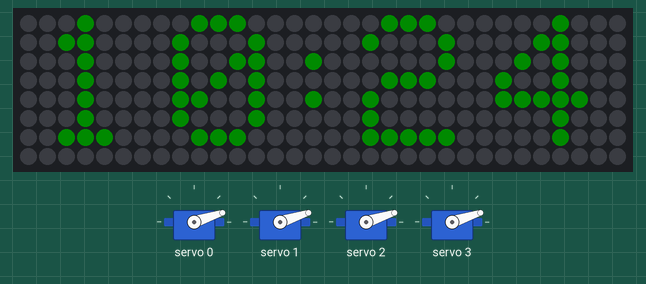
Recording of a sketch running on a simulated ESP8266 (NodeMCU). On the bench: 32×8 RGB LED matrix (first LED top left, wired row by row), 4 × servo. Dim RGB values are drawn brighter than linear; WiFi joins after 1.5 s; servers stay silent unless stated; the local clock reads 2024-03-15 10:24:30 at power-on unless the sketch sets it; what the sketch prints to the serial monitor is not drawn.

Above: at 6.6 s.
At 31.02 s:
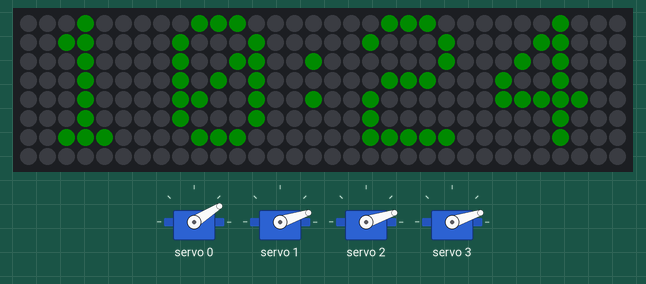
At 37.2 s:
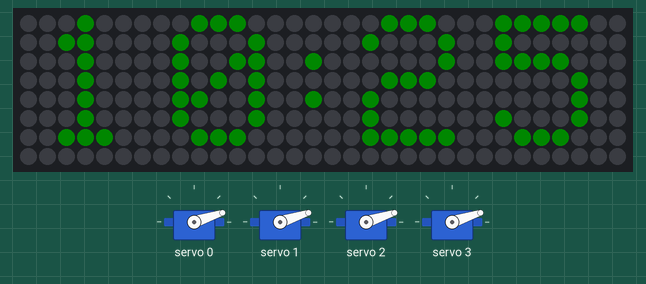
At 96.8 s:
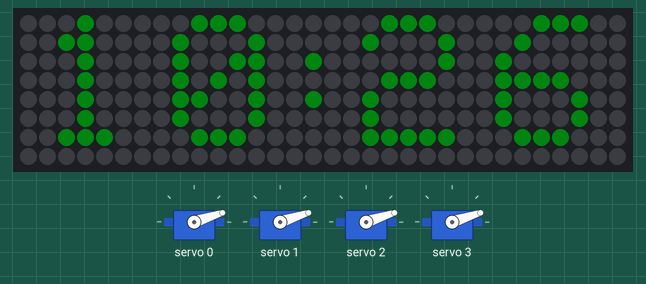
Timing chart, 0 to 98.3 s (numbered marks = the images above):
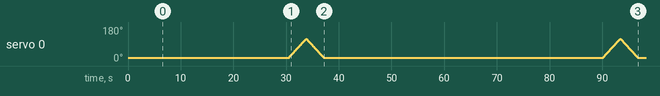

The sketch:

FloatingDisplayClock.ino
```cpp
// (licence header left out)
#include "stepper.h"
#include "clock.h"
#include "LEDMatrix.h"


//-------------------------------------
// s e t u p
//-------------------------------------
void setup()
{
  Serial.begin(9600);
  Serial.print("Floating Display Clock version 1.0\n");

  FastLED.addLeds<CHIPSET, LED_PIN, COLOR_ORDER>(matrixleds, NUMMATRIX).setCorrection(TypicalSMD5050);
  matrix->begin();
  matrix->setTextWrap(false);
  matrix->setBrightness(20);
  matrix->fillScreen(0);
  matrix->show();

  //DisplayTest();
  //delay(1000);
  //blankDigit(3);
  //matrix.show();

  pwm.begin();
  /*
   * In theory the internal oscillator (clock) is 25MHz but it really isn't
   * that precise. You can 'calibrate' this by tweaking this number until
   * you get the PWM update frequency you're expecting!
   * The int.osc. for the PCA9685 chip is a range between about 23-27MHz and
   * is used for calculating things like writeMicroseconds()
   * Analog servos run at ~50 Hz updates, It is importaint to use an
   * oscilloscope in setting the int.osc frequency for the I2C PCA9685 chip.
   * 1) Attach the oscilloscope to one of the PWM signal pins and ground on
   *    the I2C PCA9685 chip you are setting the value for.
   * 2) Adjust setOscillatorFrequency() until the PWM update frequency is the
   *    expected value (50Hz for most ESCs)
   * Setting the value here is specific to each individual I2C PCA9685 chip and
   * affects the calculations for the PWM update frequency.
   * Failure to correctly set the int.osc value will cause unexpected PWM results
   */
  pwm.setOscillatorFrequency(27000000);
  pwm.setPWMFreq(SERVO_FREQ);  // Analog servos run at ~50 Hz updates

  moveAllMin();

  WiFi.mode(WIFI_STA); // explicitly set mode, esp defaults to STA+AP

  //WiFiManager
  //Local intialization. Once its business is done, there is no need to keep it around
  WiFiManager wm;
  //reset settings - for testing
  //wm.resetSettings();

  //fetches ssid and pass and tries to connect
  //if it does not connect it starts an access point with the specified name
  //and goes into a blocking loop awaiting configuration
  if (!wm.autoConnect("FloatingClockAP")) {
    Serial.println("failed to connect Wifi and hit timeout");
    //reset and try again, or maybe put it to deep sleep
    ESP.restart();
    delay(1000);
  }

  configTime(MY_TZ, MY_NTP_SERVER); // configure NTP server and timezone

  delay(1000);

  showTime();

}


//-------------------------------------
// l o o p
//
//
//-------------------------------------
void loop()
{
  runClock();
}
```

Clock.h
```cpp
// (licence header left out)
#ifndef CLOCK_H
#define CLOCK_H

#include "servos.h"
#include "LEDMatrix.h"
#include <ESP8266WiFi.h>            // we need wifi to get internet access
#include <time.h>                   // time() ctime()

#include <WiFiManager.h> // https://github.com/tzapu/WiFiManager

/* Configuration of NTP */
#define MY_NTP_SERVER "de.pool.ntp.org"            // set the best fitting NTP server (pool) for your location
#define MY_TZ "CET-1CEST,M3.5.0,M10.5.0/3"        // https://github.com/nayarsystems/posix_tz_db/blob/master/zones.csv

time_t now;                         // this is the epoch
tm tm;                              // the structure tm holds time information in a more convient way

uint8_t lastMinute;                 // save minute when clock was last updated


// show time
void showTime() {
  time(&now);                       // read the current time
  localtime_r(&now, &tm);           // update the structure tm with the current time

  uint16_t toh = tm.tm_hour / 10;
  uint16_t hour = tm.tm_hour % 10;
  uint16_t tom = tm.tm_min / 10;
  uint16_t min = tm.tm_min % 10;

  // get hue from minute
  byte hue = map(tm.tm_min,0,59,0,255);

  matrix->setTextColor(Wheel(hue));
  showDigit(0, min);
  showDigit(1, tom);
  showColon();
  showDigit(2, hour);
  showDigit(3, toh);

  lastMinute = tm.tm_min;
}

void updateHue() {
  uint16_t toh = tm.tm_hour / 10;
  uint16_t hour = tm.tm_hour % 10;
  uint16_t tom = tm.tm_min / 10;
  uint16_t min = tm.tm_min % 10;
  // get hue from minute
  byte hue = map(tm.tm_min,0,59,0,255);
  matrix->setTextColor(Wheel(hue));
  showDigit(0, min);
  showDigit(1, tom);
  showColon();
  showDigit(2, hour);
  showDigit(3, toh);
}

// draw the current time
void updateDisplay() {

  uint16_t toh = tm.tm_hour / 10;
  uint16_t hour = tm.tm_hour % 10;
  uint16_t tom = tm.tm_min / 10;
  uint16_t min = tm.tm_min % 10;

  // only minutes have changed
  moveServoMax(0);
  blankDigit(3);
  showDigit(0, min);
  moveServoMin(0);

  // time is xx:x0
  if (min==0) {
    moveServoMax(1);
    blankDigit(2);
    showDigit(1, tom);
    moveServoMin(1);
    // time is xx:00
    if (tom==0) {
      moveServoMax(2);
      blankDigit(1);
      showDigit(2, hour);
      showColon();
      moveServoMin(2);
      // time is x0:00
      if (toh==0) {
        moveServoMax(3);
        blankDigit(0);
        showDigit(3, toh);
        moveServoMin(3);
      }
    }
  }
  updateHue();

}


// runs the clock
void runClock() {
  time(&now);                       // read the current time
  localtime_r(&now, &tm);           // update the structure tm with the current time
  if(tm.tm_min!=lastMinute) {
    updateDisplay();
    lastMinute = tm.tm_min;
  }
  delay(1000);
  //EVERY_N_MILLISECONDS(50) {updateHue(); } // flickers!
}


#endif //CLOCK_H
```

LEDMatrix.h
```cpp
// (licence header left out)
#ifndef LEDMATRIX_H
#define LEDMATRIX_H

#include <Adafruit_GFX.h>
//#include <Adafruit_NeoMatrix.h>
//#include <Adafruit_NeoPixel.h>
#include <FastLED.h>
#include <FastLED_NeoMatrix.h>

#define LED_PIN D8

// Adafruit_NeoMatrix matrix = Adafruit_NeoMatrix(8, 8, 4, 1, LED_PIN,
//   NEO_TILE_TOP   + NEO_TILE_RIGHT   + NEO_TILE_COLUMNS   + NEO_TILE_PROGRESSIVE +
//   NEO_MATRIX_TOP + NEO_MATRIX_RIGHT + NEO_MATRIX_COLUMNS + NEO_MATRIX_ZIGZAG,
//   NEO_GRB + NEO_KHZ800);

//const uint16_t colors[] = { matrix.Color(255, 0, 0), matrix.Color(0, 255, 0), matrix.Color(0, 0, 255) };

#define mw 32
#define mh 8
#define NUMMATRIX (mw*mh)

#define COLOR_ORDER GRB
#define CHIPSET     WS2812B

CRGB matrixleds[NUMMATRIX];

FastLED_NeoMatrix *matrix = new FastLED_NeoMatrix(matrixleds, 8, mh, mw/8, 1,
  NEO_MATRIX_TOP     + NEO_MATRIX_RIGHT +
    NEO_MATRIX_COLUMNS + NEO_MATRIX_ZIGZAG +
    NEO_TILE_TOP + NEO_TILE_RIGHT +  NEO_TILE_PROGRESSIVE);

const uint16_t colors[] = {
  matrix->Color(255, 0, 0), matrix->Color(0, 255, 0), matrix->Color(0, 0, 255) };

byte currentHue = 50;

// Input a value 0 to 255 to get a color value.
// The colours are a transition r - g - b - back to r.
uint32_t Wheel(byte WheelPos) {
  WheelPos = 255 - WheelPos;
  if(WheelPos < 85) {
   return matrix->Color(255 - WheelPos * 3, 0, WheelPos * 3);
  } else if(WheelPos < 170) {
    WheelPos -= 85;
   return matrix->Color(0, WheelPos * 3, 255 - WheelPos * 3);
  } else {
   WheelPos -= 170;
   return matrix->Color(WheelPos * 3, 255 - WheelPos * 3, 0);
  }
}

void DisplayTest() {
  matrix->fillScreen(0);
  matrix->setTextColor(colors[1]);

  matrix->setCursor(1, 0);
  matrix->print(F("1"));

  matrix->setCursor(8, 0);
  matrix->print(F("2"));

  matrix->setCursor(13, 0);
  matrix->print(F(":"));

  matrix->setCursor(18, 0);
  matrix->print(F("3"));

  matrix->setCursor(25, 0);
  matrix->print(F("4"));

  matrix->show();
}

void showColon() {
  //matrix->setTextColor(Wheel(currentHue));
  matrix->setCursor(13, 0);
  matrix->print(F(":"));
  matrix->show();
}

void blankDigit(int pos) {
  for(int x=0; x<8; x++) {
    for(int y=0; y<8; y++) {
      matrix->drawPixel(pos*8+x, y, (uint32_t) 0);
    }
  }
  matrix->show();
}

void showDigit(int pos, int digit) {
  //matrix->setTextColor(Wheel(currentHue));
  int cursorX;
  switch (pos) {
      case 0 :
          cursorX = 25; // minutes
          break;
      case 1 :
          cursorX = 18; // tom
          break;
      case 2 :
          cursorX = 8; // hours
          break;
      case 3 :
          cursorX = 1; // toh
          break;
    }
  matrix->setCursor(cursorX, 0);
  matrix->print(String(digit));
  matrix->show();
}


#endif //LEDMATRIX_H
```

servos.h
```cpp
// (licence header left out)
#ifndef SERVOS_H
#define SERVOS_H

#include <Wire.h>
#include <Adafruit_PWMServoDriver.h>

Adafruit_PWMServoDriver pwm = Adafruit_PWMServoDriver();

#define SERVOMIN  150 // This is the 'minimum' pulse length count (out of 4096)
#define SERVOMAX  360 // This is the 'maximum' pulse length count (out of 4096)
#define SERVO_FREQ 50 // Analog servos run at ~50 Hz updates

const uint16_t DELAY = 15;   // delay (ms) between servo position update


// put servos to sleep
//
void sleepServos() {

  Serial.println("put servos to sleep");
  for (uint8_t servonum = 0; servonum<4; servonum++) {
    pwm.setPWM(servonum,0,0);
  }

}

void moveServoMax(uint8_t servonum) {
  for(uint16_t pos=SERVOMIN+1; pos<=SERVOMAX; pos++) {
    pwm.setPWM(servonum, 0, pos);
    delay(DELAY);
  }
  pwm.setPWM(servonum,0,0);
}

void moveServoMin(uint8_t servonum) {
  for(uint16_t pos=SERVOMAX-1; pos>=SERVOMIN; pos--) {
    pwm.setPWM(servonum, 0, pos);
    delay(DELAY);
  }
  pwm.setPWM(servonum,0,0);
}

void moveAllMax() {
  for (uint8_t servonum = 0; servonum<4; servonum++) {
    pwm.setPWM(servonum, 0, SERVOMAX);
    pwm.setPWM(servonum,0,0);
    delay(1000);
  }
}

void moveAllMin() {
  for (uint8_t servonum = 0; servonum<4; servonum++) {
    pwm.setPWM(servonum, 0, SERVOMIN);
    pwm.setPWM(servonum,0,0);
    delay(1000);
  }
}

void testServos() {

  for (uint8_t servonum = 0; servonum<4; servonum++) {
    moveServoMin(servonum);
    delay(500);
    moveServoMax(servonum);
    delay(500);
  }
}


#endif //SERVOS_H
```
